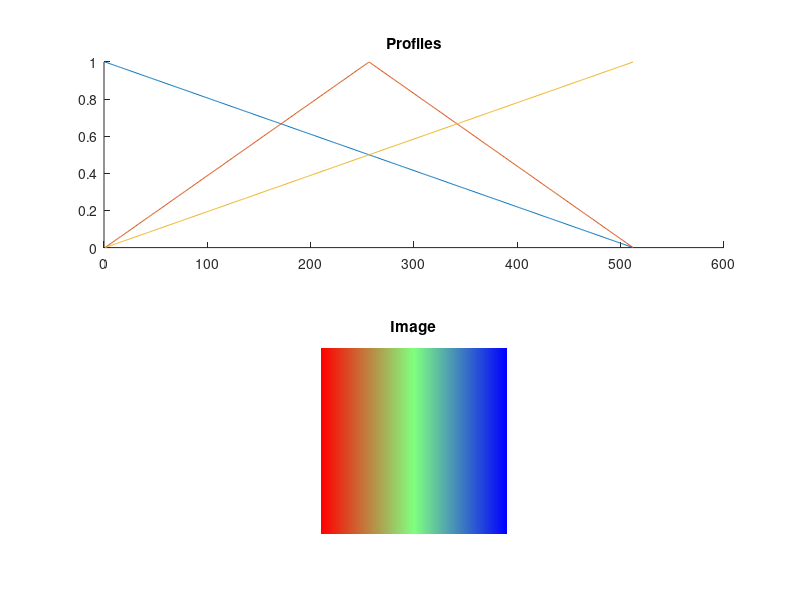

Write MATLAB code to recreate this figure.
% Cleaning.
clc;
clearvars;
close all;

% Image size.
N = 512;

% Create profiles.
prof(1,:,1) = fliplr(0:1/(N-1):1);
prof(1,1:N/2,2) = 0:2/(N-1):1;
prof(1,N/2+1:N,2) = fliplr(0:2/(N-1):1);
prof(1,:,3) = 0:1/(N-1):1;

% Generate image.
img = repmat(prof, N, 1, 1);

% Plotting.
% Plot profiles.
figure('name', 'Image with profiles');
subplot(2,1,1);
hold on;
plot(prof(1,:,1));
plot(prof(1,:,2));
plot(prof(1,:,3));
hold off;
title('Profiles');
% Plot image.
subplot(2,1,2);
imshow(img);
title('Image');